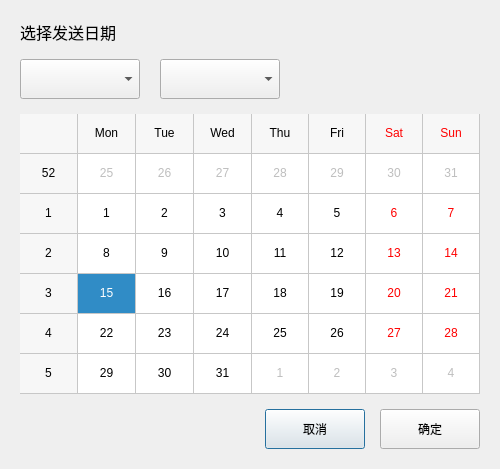
<?xml version="1.0" encoding="UTF-8"?>
<ui version="4.0">
 <class>HistoryCalendarDialog</class>
 <widget class="QDialog" name="HistoryCalendarDialog">
  <property name="geometry">
   <rect>
    <x>0</x>
    <y>0</y>
    <width>500</width>
    <height>450</height>
   </rect>
  </property>
  <property name="windowTitle">
   <string>选择日期</string>
  </property>
  <property name="modal">
   <bool>true</bool>
  </property>
  <layout class="QVBoxLayout" name="mainLayout">
   <property name="spacing">
    <number>15</number>
   </property>
   <property name="leftMargin">
    <number>20</number>
   </property>
   <property name="topMargin">
    <number>20</number>
   </property>
   <property name="rightMargin">
    <number>20</number>
   </property>
   <property name="bottomMargin">
    <number>20</number>
   </property>
   <item>
    <widget class="QLabel" name="labelTitle">
     <property name="font">
      <font>
       <pointsize>12</pointsize>
      </font>
     </property>
     <property name="text">
      <string>选择发送日期</string>
     </property>
    </widget>
   </item>
   <item>
    <layout class="QHBoxLayout" name="comboLayout">
     <property name="spacing">
      <number>20</number>
     </property>
     <item>
      <widget class="QComboBox" name="comboYear">
       <property name="minimumSize">
        <size>
         <width>120</width>
         <height>40</height>
        </size>
       </property>
       <property name="font">
        <font>
         <pointsize>11</pointsize>
        </font>
       </property>
      </widget>
     </item>
     <item>
      <widget class="QComboBox" name="comboMonth">
       <property name="minimumSize">
        <size>
         <width>120</width>
         <height>40</height>
        </size>
       </property>
       <property name="font">
        <font>
         <pointsize>11</pointsize>
        </font>
       </property>
      </widget>
     </item>
     <item>
      <spacer name="comboSpacer">
       <property name="orientation">
        <enum>Qt::Horizontal</enum>
       </property>
       <property name="sizeHint" stdset="0">
        <size>
         <width>40</width>
         <height>20</height>
        </size>
       </property>
      </spacer>
     </item>
    </layout>
   </item>
   <item>
    <widget class="HighlightCalendar" name="calendarWidget">
     <property name="minimumSize">
      <size>
       <width>0</width>
       <height>280</height>
      </size>
     </property>
     <property name="gridVisible">
      <bool>true</bool>
     </property>
     <property name="navigationBarVisible">
      <bool>false</bool>
     </property>
    </widget>
   </item>
   <item>
    <layout class="QHBoxLayout" name="buttonLayout">
     <item>
      <spacer name="buttonSpacer">
       <property name="orientation">
        <enum>Qt::Horizontal</enum>
       </property>
       <property name="sizeHint" stdset="0">
        <size>
         <width>40</width>
         <height>20</height>
        </size>
       </property>
      </spacer>
     </item>
     <item>
      <widget class="QPushButton" name="btnCancel">
       <property name="minimumSize">
        <size>
         <width>100</width>
         <height>40</height>
        </size>
       </property>
       <property name="text">
        <string>取消</string>
       </property>
      </widget>
     </item>
     <item>
      <widget class="QPushButton" name="btnConfirm">
       <property name="minimumSize">
        <size>
         <width>100</width>
         <height>40</height>
        </size>
       </property>
       <property name="text">
        <string>确定</string>
       </property>
      </widget>
     </item>
    </layout>
   </item>
  </layout>
 </widget>
 <customwidgets>
  <customwidget>
   <class>HighlightCalendar</class>
   <extends>QCalendarWidget</extends>
   <header>highlightcalendar.h</header>
  </customwidget>
 </customwidgets>
 <resources/>
 <connections/>
</ui>
